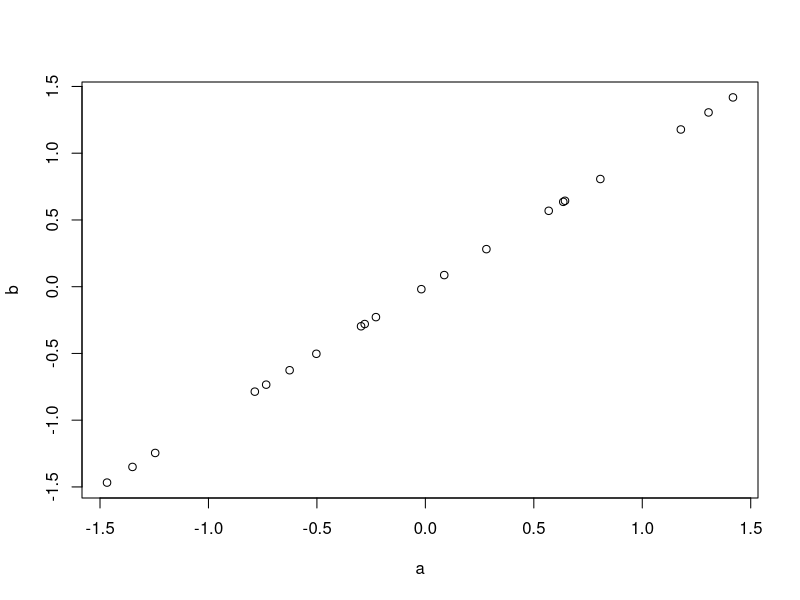

R code for this plot:
## ---- chunk 1
 # Aqui va el código R
 # Y tambien imágenes
 a<-rnorm(20, mean=0, sd=1)
 b<-a<-rnorm(20, mean=0, sd=1)
 plot(a,b)
